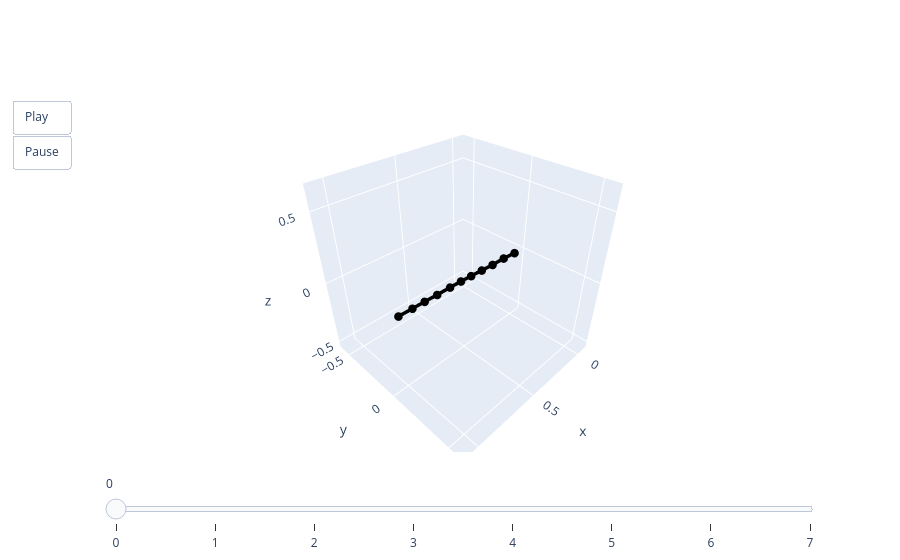

Notebook code for this chart:
### Code cell
animate(valid.qs[1])

### Figure 1 — Plotly figure (JSON) as saved in the notebook; plotly's stock layout.template omitted (floating-point values rounded to 4 significant figures)
{"data": [{"line": {"color": "black", "width": 7}, "marker": {"size": 5}, "mode": "lines+markers", "type": "scatter3d", "x": [0, 0.1167, 0.2305, 0.3364, 0.4355, 0.5271, 0.6208, 0.727, 0.8249, 0.9166, 1.017], "y": [0, 0, 0, 0, 0, 0, 0, 0, 0, 0, 0], "z": [0, 0.00855, 0.009805, 0.01616, 0.02099, 0.02589, 0.0281, 0.02929, 0.03252, 0.03414, 0.03662]}], "layout": {"scene": {"aspectmode": "cube", "xaxis": {"autorange": false, "range": [-0.1017, 1.119]}, "yaxis": {"autorange": false, "range": [-0.6103, 0.6103]}, "zaxis": {"autorange": false, "range": [-0.5524, 0.6681]}}, "sliders": [{"steps": [{"args": [["0"], {"frame": {"duration": 0, "redraw": true}, "mode": "immediate"}], "label": "0", "method": "animate"}, {"args": [["1"], {"frame": {"duration": 0, "redraw": true}, "mode": "immediate"}], "label": "1", "method": "animate"}, {"args": [["2"], {"frame": {"duration": 0, "redraw": true}, "mode": "immediate"}], "label": "2", "method": "animate"}, {"args": [["3"], {"frame": {"duration": 0, "redraw": true}, "mode": "immediate"}], "label": "3", "method": "animate"}, {"args": [["4"], {"frame": {"duration": 0, "redraw": true}, "mode": "immediate"}], "label": "4", "method": "animate"}, {"args": [["5"], {"frame": {"duration": 0, "redraw": true}, "mode": "immediate"}], "label": "5", "method": "animate"}, {"args": [["6"], {"frame": {"duration": 0, "redraw": true}, "mode": "immediate"}], "label": "6", "method": "animate"}, {"args": [["7"], {"frame": {"duration": 0, "redraw": true}, "mode": "immediate"}], "label": "7", "method": "animate"}]}], "updatemenus": [{"buttons": [{"args": [null, {"frame": {"duration": 50, "redraw": true}, "fromcurrent": true}], "label": "Play", "method": "animate"}, {"args": [[null], {"frame": {"duration": 0, "redraw": true}, "mode": "immediate"}], "label": "Pause", "method": "animate"}], "showactive": false, "type": "buttons"}]}}
